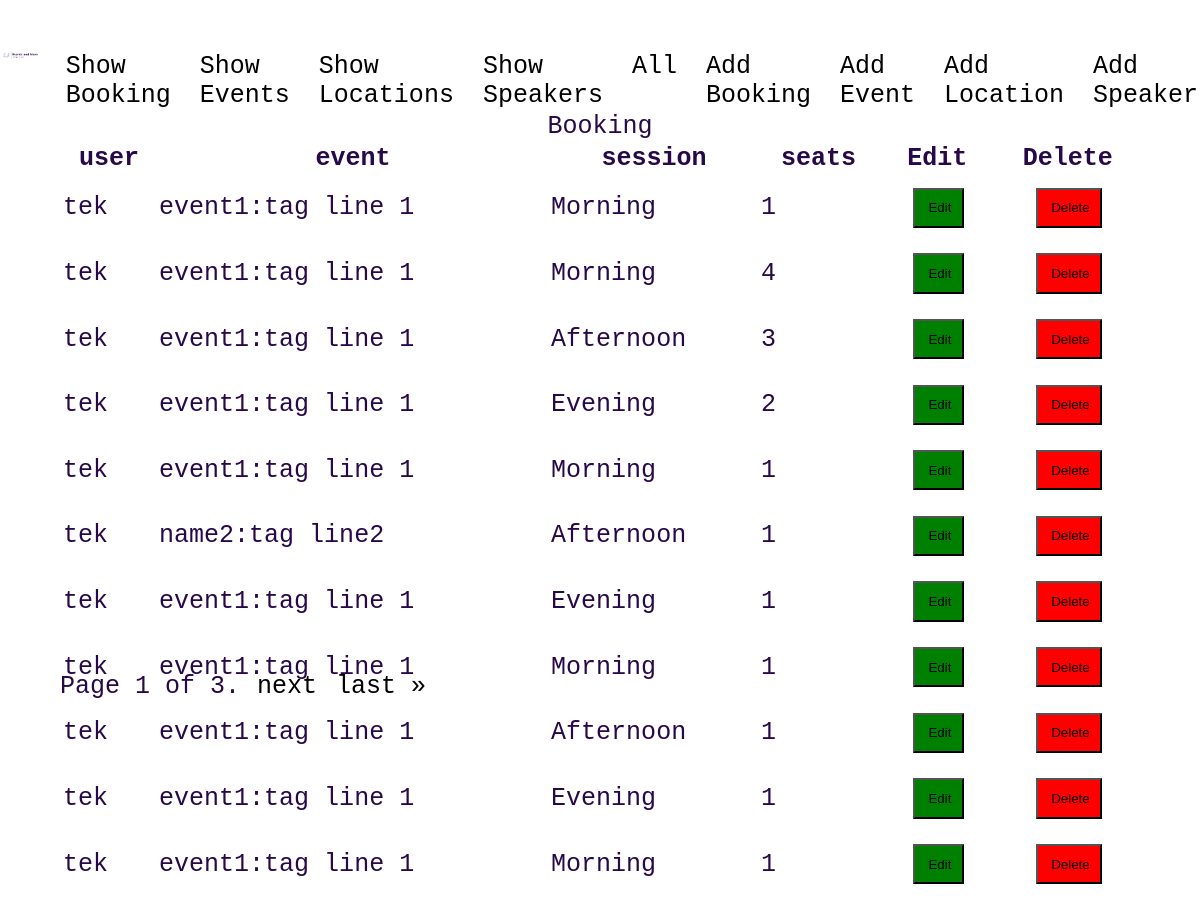
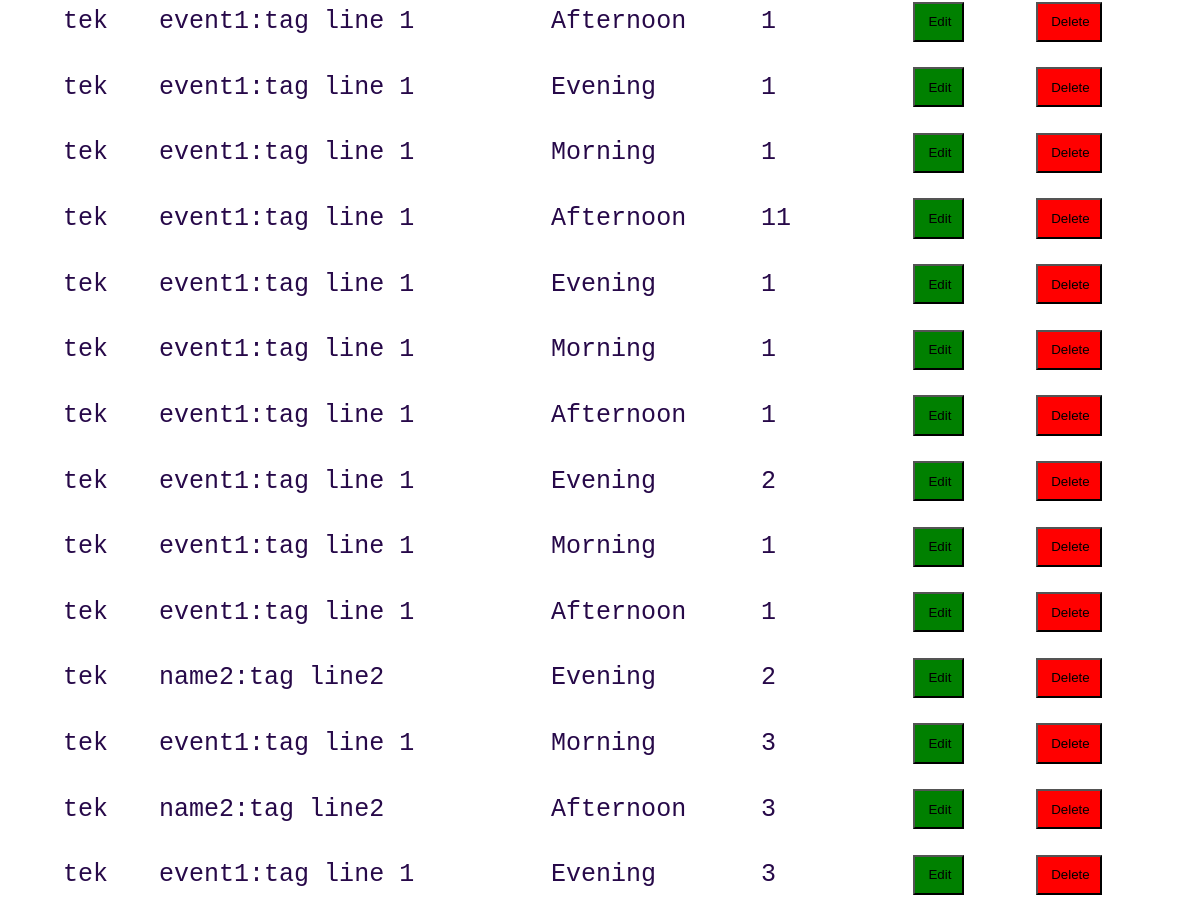
Page /showBooking/ (signed in) on the committed database (2 pictures, top to bottom).
### booking/models.py (models this page shows)
class Booking(models.Model):
    user=models.ForeignKey(to=settings.AUTH_USER_MODEL,on_delete=models.CASCADE)
    event=models.ForeignKey(to=Event, on_delete=models.CASCADE)
    session=models.ForeignKey(to=Session, on_delete=models.CASCADE)
    seats=models.IntegerField()

class Event(models.Model):
    HOURS=[
    ("0 am","0 am"),
    ("1 am","1 am"),
    ("2 am","2 am"),
    ("3 am","3 am"),
    ("4 am","4 am"),
    ("5 am","5 am"),
    ("6 am","6 am"),
    ("7 am","7 am"),
    ("8 am","8 am"),
    ("9 am","9 am"),
    ("10 am","10 am"),
    ("11 am","11 am"),
    ("1 pm","1 pm"),
    ("2 pm","2 pm"),
    ("3 pm","3 pm"),
    ("4 pm","4 pm"),
    ("5 pm","5 pm"),
    ("6 pm","6 pm"),
    ("7 pm","7 pm"),
    ("8 pm","8 pm"),
    ("9 pm","9 pm"),
    ("10 pm","10 pm"),
    ("11 pm","11 pm"),
     ]
    location=models.ForeignKey(to=Location,  on_delete=models.CASCADE)
    name=models.CharField(max_length=100)
    tag_line=models.CharField(max_length=500)
    title=models.CharField(max_length=100)
    start_date=models.DateField(validators=[MinValueValidator(limit_value=date.today)])
    start_hour=models.CharField(max_length=5,choices=HOURS,blank=True)
    start_minutes=models.PositiveIntegerField(validators=[MaxValueValidator(59)])
    end_date=models.DateField(validators=[MinValueValidator(limit_value=date.today)])
    end_hour=models.CharField(max_length=5,choices=HOURS,blank=True)
    end_minutes=models.PositiveIntegerField(validators=[MaxValueValidator(59)])
    def __str__(self):
        return f'{self.name}:{self.tag_line}'

class Session(models.Model):
    description=models.CharField(max_length=100)
    def __str__(self):
        return f'{self.description}'

### booking/views.py (the view)
# urls.py: path('showBooking/', views.BookingListView.as_view(), name='booking'),
@method_decorator(login_required(login_url='/login/'), name='dispatch')
class BookingListView(generic.ListView ):
    Model=Booking
    queryset=Booking.objects.all()
    paginate_by = 25
    template_name="booking/showBooking.html"
    context_object_name = 'booking'

### booking/templates/booking/showBooking.html (shortened to what this page needs)
{% extends "base.html" %}
{% load static %}
{% block content %}
{% if booking %}
<div id="main-table">
<table class="show-table">
    <caption>Booking</caption>
    <thead>
        <tr>
            <th>user</th>
            <th>event</th>
            <th>session</th>
            <th>seats</th>
            <th>Edit</th>
            <th>Delete</th>
        </tr>
    </thead>
    <tbody>
        {% for booking in page_obj %}
        <tr>
            <td>{{booking.user}}</td>
            <td>{{booking.event}}</td>
            <td>{{booking.session}}</td>
            <td>{{booking.seats}}</td>
            <th><form action="{% url 'updateBooking' booking.id %}" method="get">{% csrf_token %}<input class="edit" type="submit" value="Edit"></form></th>
            <th><form action="{% url 'deleteBooking' booking.id %}" method="post">{% csrf_token %}<input class="delete" type="submit" value="Delete"></form></th>
            {% endfor %}
        </tr>
    </tbody>
</table>
<div class="pagination">
    <span class="step-links">
        <span class="current">
            Page {{ page_obj.number }} of {{ page_obj.paginator.num_pages }}.
        </span>
        {% if page_obj.has_next %}
        <a href="?page={{ page_obj.next_page_number }}">next</a>
        <a href="?page={{ page_obj.paginator.num_pages }}">last &raquo;</a>
        {% endif %}
    </span>
</div>
</div>
{% endif %}
{% endblock %}

### booking/templates/base.html (shortened to what this page needs)
{% load static %}
<!DOCTYPE html>
<html lang="en">
<head>
    <link href="{% static 'style.css' %}" rel="stylesheet">
</head>
<body>
    <nav class="menu">
        <div class="logo1">
            <img src="{% static 'img/logo.svg' %}" alt="" srcset="" id="pic_logo">
        </div>
        <a href="{% url 'booking' %}">Show Booking</a>
        <a href="{% url 'events' %}">Show Events</a>
        <a href="{% url 'location' %}">Show Locations</a>
        <a href="{% url 'speaker' %}">Show Speakers</a>
        <a href="{% url 'bookingDashboard' %}">All</a>
        <a href="{% url 'addBooking' %}">Add Booking</a>
        <a href="{% url 'addEvent' %}">Add Event</a>
        <a href="{% url 'addLocation' %}">Add Location</a>
        <a href="{% url 'addSpeaker' %}">Add Speaker</a>
     </nav>
    {% block content %}
    {% endblock %}
</body>

### booking/static/style.css (style rules this page uses)
body { margin:0; }
#main-table { display: grid; grid-area: main; grid-template-columns: 5vw 30vw 30vw 30vw 5vw; grid-template-rows: 70vh 10vh ; grid-template-areas: "... table table table ..." "... pagination pagination pagination ..."; }
.show-table { grid-area: table; }
.pagination { grid-area:pagination; }
.menu { grid-area:menu; }
.menu a { margin-top: 2em; margin-left: 1em; }
body { color: #270949; font-family: 'Courier New', Courier, monospace; font-size: 25px; }
input { padding: 0.8em; margin: 0.8em; margin-left: 1em; padding-left: 1em; }
.edit { background-color: green; }
.delete { background-color: red; }
#pic_logo { width: 100%; height: 100%; }
.logo1 { margin: 0; }
@media (min-width:851px) { nav { display:flex; } }
@media (min-width:851px) { a { margin:0px; padding: 2px 2px; border-radius:2px 2px 0 0; text-decoration: none; color:black; } }

### rows in the picture
Booking: user "tek", event "event1:tag line 1", session "Morning", seats "1"
Booking: user "tek", event "event1:tag line 1", session "Morning", seats "4"
Booking: user "tek", event "event1:tag line 1", session "Afternoon", seats "3"
Booking: user "tek", event "event1:tag line 1", session "Evening", seats "2"
Booking: user "tek", event "event1:tag line 1", session "Morning", seats "1"
Booking: user "tek", event "name2:tag line2", session "Afternoon", seats "1"
Booking: user "tek", event "event1:tag line 1", session "Evening", seats "1"
Booking: user "tek", event "event1:tag line 1", session "Morning", seats "1"
Booking: user "tek", event "event1:tag line 1", session "Afternoon", seats "1"
Booking: user "tek", event "event1:tag line 1", session "Evening", seats "1"
Booking: user "tek", event "event1:tag line 1", session "Morning", seats "1"
Booking: user "tek", event "event1:tag line 1", session "Afternoon", seats "1"
Booking: user "tek", event "event1:tag line 1", session "Evening", seats "1"
Booking: user "tek", event "event1:tag line 1", session "Morning", seats "1"
Booking: user "tek", event "event1:tag line 1", session "Afternoon", seats "11"
Booking: user "tek", event "event1:tag line 1", session "Evening", seats "1"
Booking: user "tek", event "event1:tag line 1", session "Morning", seats "1"
Booking: user "tek", event "event1:tag line 1", session "Afternoon", seats "1"
Booking: user "tek", event "event1:tag line 1", session "Evening", seats "2"
Booking: user "tek", event "event1:tag line 1", session "Morning", seats "1"
Booking: user "tek", event "event1:tag line 1", session "Afternoon", seats "1"
Booking: user "tek", event "name2:tag line2", session "Evening", seats "2"
Booking: user "tek", event "event1:tag line 1", session "Morning", seats "3"
Booking: user "tek", event "name2:tag line2", session "Afternoon", seats "3"
Booking: user "tek", event "event1:tag line 1", session "Evening", seats "3"

### other values in the picture
{{ page_obj.number }} "1"
{{ page_obj.paginator.num_pages }} "3"
